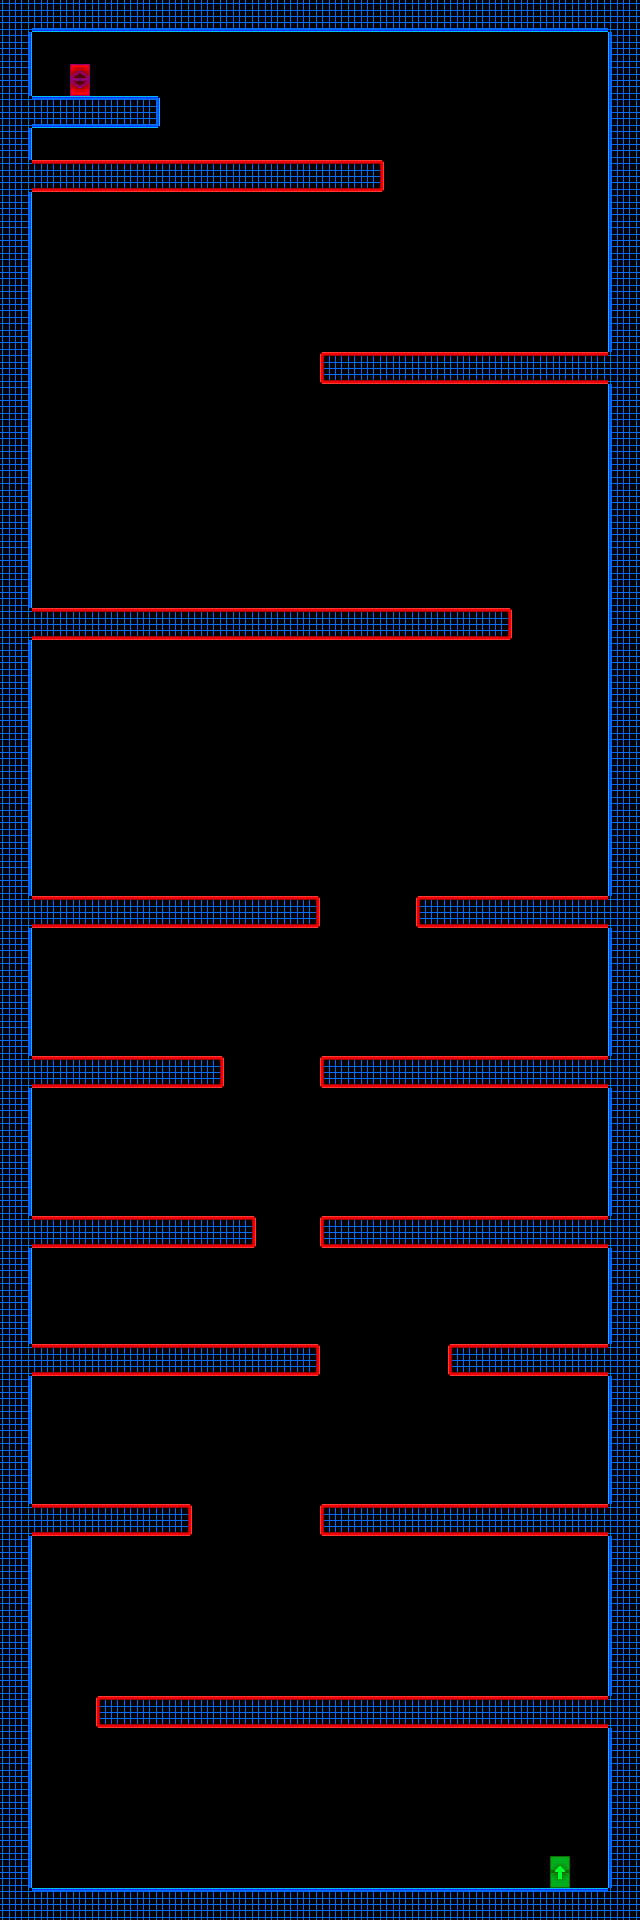

A level layout from a 2D game, rendered from its tile map. Below: a short description, then the map file with tile-grid data replaced by summaries:
An orthogonal 20x60 tile map with 32x32 px tiles, 1 tile layer (Livello tile 1) and 21 objects.

<map version="1.0" orientation="orthogonal" renderorder="right-down" width="20" height="60" tilewidth="32" tileheight="32" nextobjectid="23">
 <tileset firstgid="1" name="TestTile" tilewidth="32" tileheight="32" tilecount="117">
  <image source="resources/tiles/TestTile.png" width="416" height="288" />
 </tileset>
 <layer name="Livello tile 1" width="20" height="60">
  <data>[1200 cells, 287 non-empty, 12 distinct tile ids]</data>
 </layer>
 <objectgroup name="Triggers" visible="0">
  <object id="1" x="32" y="96" width="128" height="32">
   <properties>
    <property name="blocker" value="tbr" />
   </properties>
  </object>
  <object id="2" x="0" y="0" width="32" height="1920">
   <properties>
    <property name="blocker" value="r" />
   </properties>
  </object>
  <object id="3" x="608" y="0" width="32" height="1920">
   <properties>
    <property name="blocker" value="l" />
   </properties>
  </object>
  <object id="4" x="32" y="0" width="576" height="32">
   <properties>
    <property name="blocker" value="b" />
   </properties>
  </object>
  <object id="5" x="32" y="1888" width="576" height="32">
   <properties>
    <property name="blocker" value="t" />
   </properties>
  </object>
  <object id="6" x="64" y="64" width="32" height="32">
   <properties>
    <property name="playerEntrance" value="" />
   </properties>
  </object>
  <object id="8" x="544" y="1856" width="32" height="32">
   <properties>
    <property name="playerExit" value="Level10" />
   </properties>
  </object>
  <object id="9" x="32" y="160" width="352" height="32">
   <properties>
    <property name="deadly" value="tbr" />
   </properties>
  </object>
  <object id="10" x="320" y="352" width="288" height="32">
   <properties>
    <property name="deadly" value="tbl" />
   </properties>
  </object>
  <object id="11" x="416" y="896" width="192" height="32">
   <properties>
    <property name="deadly" value="tbl" />
   </properties>
  </object>
  <object id="12" x="320" y="1056" width="288" height="32">
   <properties>
    <property name="deadly" value="tbl" />
   </properties>
  </object>
  <object id="13" x="448" y="1344" width="160" height="32">
   <properties>
    <property name="deadly" value="tbl" />
   </properties>
  </object>
  <object id="14" x="320" y="1216" width="288" height="32">
   <properties>
    <property name="deadly" value="tbl" />
   </properties>
  </object>
  <object id="15" x="320" y="1504" width="288" height="32">
   <properties>
    <property name="deadly" value="tbl" />
   </properties>
  </object>
  <object id="16" x="96" y="1696" width="512" height="32">
   <properties>
    <property name="deadly" value="tbl" />
   </properties>
  </object>
  <object id="17" x="32" y="608" width="480" height="32">
   <properties>
    <property name="deadly" value="tbr" />
   </properties>
  </object>
  <object id="18" x="32" y="896" width="288" height="32">
   <properties>
    <property name="deadly" value="tbr" />
   </properties>
  </object>
  <object id="19" x="32" y="1056" width="192" height="32">
   <properties>
    <property name="deadly" value="tbr" />
   </properties>
  </object>
  <object id="20" x="32" y="1216" width="224" height="32">
   <properties>
    <property name="deadly" value="tbr" />
   </properties>
  </object>
  <object id="21" x="32" y="1344" width="288" height="32">
   <properties>
    <property name="deadly" value="tbr" />
   </properties>
  </object>
  <object id="22" x="32" y="1504" width="160" height="32">
   <properties>
    <property name="deadly" value="tbr" />
   </properties>
  </object>
 </objectgroup>
</map>
